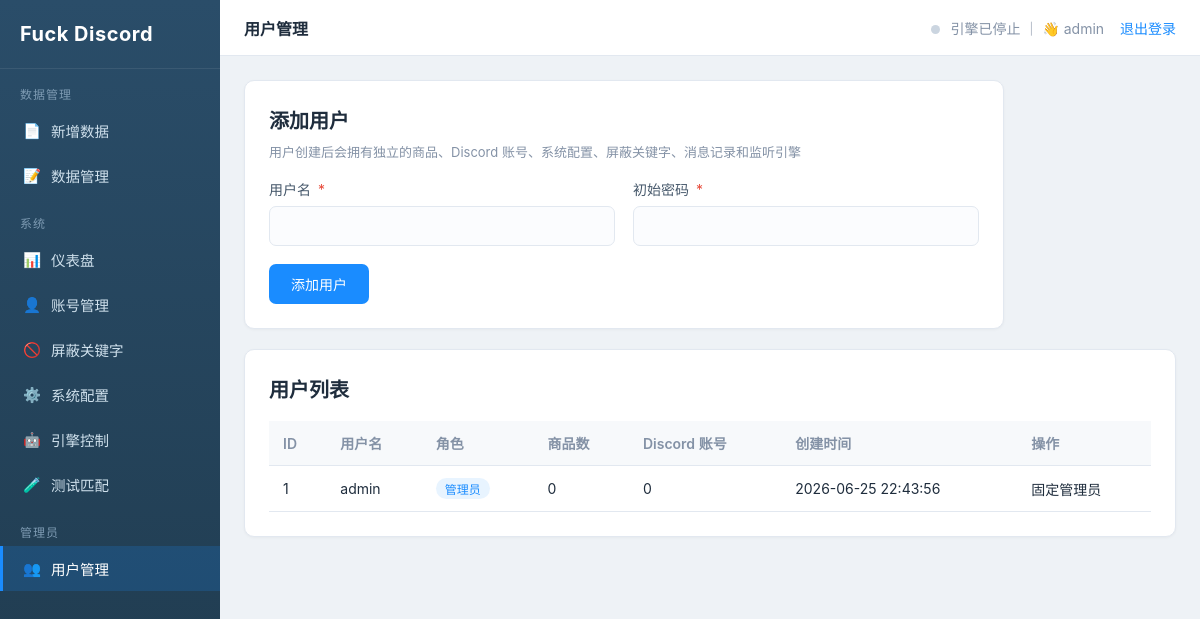
The app's page /users (signed in) with its own data.
### tables this page shows
CREATE TABLE users (
                id INTEGER PRIMARY KEY AUTOINCREMENT,
                username TEXT UNIQUE NOT NULL,
                password_hash TEXT NOT NULL,
                created_at TEXT NOT NULL
            , is_admin INTEGER NOT NULL DEFAULT 0);

### app.py (the view, shortened to what this page needs)
@app.route("/users", methods=["GET", "POST"])
@admin_required
def users():
    return render_template("users.html", users=store.list_users())

### app.py (called while the page is built)
def admin_required(view):
    @functools.wraps(view)
    def wrapped(*args, **kwargs):
        if not session.get("user") or not session.get("user_id"):
            session.clear()
            return redirect(url_for("login", next=request.path))
        if not session.get("is_admin"):
            abort(403)
        return view(*args, **kwargs)
    return wrapped

@app.context_processor
def inject_globals():
    engine_running = False
    if session.get("user_id"):
        engine_running = engine.running(session["user_id"])
    return {
        "current_user": session.get("user"),
        "current_user_id": session.get("user_id"),
        "is_admin": bool(session.get("is_admin")),
        "engine_running": engine_running,
        "upload_path": upload_path,
    }

### bot_engine.py (called while the page is built)
    def for_user(self, user_id):
        user_id = int(user_id)
        with self._lock:
            if user_id not in self._engines:
                self._engines[user_id] = BotEngine(user_id)
            return self._engines[user_id]

    def running(self, user_id):
        return self.for_user(user_id).running

### store.py (called while the page is built)
def _ensure_dirs():
    os.makedirs(os.path.dirname(DB_PATH), exist_ok=True)

@contextmanager
def get_conn():
    _ensure_dirs()
    conn = sqlite3.connect(DB_PATH, check_same_thread=False, timeout=15)
    conn.row_factory = sqlite3.Row
    conn.execute("PRAGMA journal_mode=WAL;")
    conn.execute("PRAGMA foreign_keys=ON;")
    try:
        yield conn
        conn.commit()
    finally:
        conn.close()

def list_users():
    with get_conn() as conn:
        return conn.execute(
            """SELECT u.*,
                      (SELECT COUNT(*) FROM products p WHERE p.user_id=u.id) AS product_count,
                      (SELECT COUNT(*) FROM accounts a WHERE a.user_id=u.id) AS account_count
               FROM users u
               ORDER BY u.is_admin DESC, u.id"""
        ).fetchall()

### templates/users.html (shortened to what this page needs)
{% extends "base.html" %}
{% set active = 'users' %}
{% block page_title %}用户管理{% endblock %}
{% block content %}
<div class="card" style="max-width:760px;">
  <h2>添加用户</h2>
  <div class="sub">用户创建后会拥有独立的商品、Discord 账号、系统配置、屏蔽关键字、消息记录和监听引擎</div>
  <form method="post">
    <div class="grid2">
      <div class="form-row">
        <label>用户名 <span class="req">*</span></label>
        <input type="text" name="username" required>
      </div>
      <div class="form-row">
        <label>初始密码 <span class="req">*</span></label>
        <input type="password" name="password" required>
      </div>
    </div>
    <button class="btn" type="submit">添加用户</button>
  </form>
</div>
<div class="card">
  <h2>用户列表</h2>
  {% if users %}
  <table>
    <thead>
      <tr>
        <th>ID</th><th>用户名</th><th>角色</th><th>商品数</th><th>Discord 账号</th><th>创建时间</th><th>操作</th>
      </tr>
    </thead>
    <tbody>
      {% for u in users %}
      <tr>
        <td>{{ u['id'] }}</td>
        <td>{{ u['username'] }}</td>
        <td>{% if u['is_admin'] %}<span class="tag">管理员</span>{% else %}<span class="tag off">用户</span>{% endif %}</td>
        <td>{{ u['product_count'] }}</td>
        <td>{{ u['account_count'] }}</td>
        <td>{{ u['created_at'] }}</td>
        <td>
          {% if not u['is_admin'] %}
          <form method="post" style="display:inline-flex; gap:6px; align-items:center;">
            <input type="hidden" name="action" value="reset_password">
            <input type="hidden" name="user_id" value="{{ u['id'] }}">
            <input type="password" name="password" placeholder="新密码" style="width:120px; padding:6px 8px;">
            <button class="btn btn-sm btn-secondary" type="submit">重置</button>
          </form>
          <form method="post" style="display:inline" onsubmit="return confirm('删除用户 {{ u['username'] }} 及其全部数据？');">
            <input type="hidden" name="action" value="delete">
            <input type="hidden" name="user_id" value="{{ u['id'] }}">
            <button class="btn btn-sm btn-danger" type="submit">删除</button>
          </form>
          {% else %}
          <span class="hint">固定管理员</span>
          {% endif %}
        </td>
      </tr>
      {% endfor %}
    </tbody>
  </table>
  {% else %}
  <div class="empty">暂无用户</div>
  {% endif %}
</div>
{% endblock %}

### templates/base.html (shortened to what this page needs)
<!DOCTYPE html>
<html lang="zh-CN">
<head>
  <link rel="stylesheet" href="{{ url_for('static', filename='style.css') }}">
</head>
<body>
<div class="layout">
  <aside class="sidebar">
    <div class="brand">Fuck Discord</div>
    <div class="nav-group-title">数据管理</div>
    <a class="nav-item {{ 'active' if active=='add' }}" href="{{ url_for('product_add') }}">
      <span class="ico">📄</span> 新增数据</a>
    <a class="nav-item {{ 'active' if active=='products' }}" href="{{ url_for('products') }}">
      <span class="ico">📝</span> 数据管理</a>
    <div class="nav-group-title">系统</div>
    <a class="nav-item {{ 'active' if active=='dashboard' }}" href="{{ url_for('dashboard') }}">
      <span class="ico">📊</span> 仪表盘</a>
    <a class="nav-item {{ 'active' if active=='accounts' }}" href="{{ url_for('accounts') }}">
      <span class="ico">👤</span> 账号管理</a>
    <a class="nav-item {{ 'active' if active=='blocked_keywords' }}" href="{{ url_for('blocked_keywords') }}">
      <span class="ico">🚫</span> 屏蔽关键字</a>
    <a class="nav-item {{ 'active' if active=='settings' }}" href="{{ url_for('settings') }}">
      <span class="ico">⚙️</span> 系统配置</a>
    <a class="nav-item {{ 'active' if active=='engine' }}" href="{{ url_for('engine_page') }}">
      <span class="ico">🤖</span> 引擎控制</a>
    <a class="nav-item {{ 'active' if active=='test' }}" href="{{ url_for('test_match') }}">
      <span class="ico">🧪</span> 测试匹配</a>
    {% if is_admin %}
    <div class="nav-group-title">管理员</div>
    <a class="nav-item {{ 'active' if active=='users' }}" href="{{ url_for('users') }}">
      <span class="ico">👥</span> 用户管理</a>
    {% endif %}
  </aside>
  <div class="main">
    <div class="topbar">
      <div class="page-title">{% block page_title %}{% endblock %}</div>
      <div class="user">
        <span class="status-dot {{ 'on' if engine_running else 'off' }}"></span>
        引擎{{ '运行中' if engine_running else '已停止' }}
        ｜ 👋 {{ current_user }}
        <a href="{{ url_for('logout') }}">退出登录</a>
      </div>
    </div>
    <div class="content">
      {% block content %}{% endblock %}
    </div>
  </div>
</div>
</body>
</html>

### static/style.css (style rules this page uses)
:root { --sidebar: #2a4d69; --sidebar-dark: #1f3a4d; --sidebar-active: #1a8cff; --primary: #1a8cff; --primary-dark: #1577d6; --bg: #eef2f6; --card: #ffffff; --border: #e2e8f0; --text: #1f2d3d; --muted: #8492a6; --danger: #e74c3c; --success: #2ecc71; }
* { box-sizing: border-box; }
body { margin: 0; font-family: -apple-system, "PingFang SC", "Microsoft YaHei", "Segoe UI", sans-serif; background: var(--bg); color: var(--text); }
a { text-decoration: none; color: inherit; }
.layout { display: flex; min-height: 100vh; }
.sidebar { width: 220px; background: linear-gradient(180deg, var(--sidebar), var(--sidebar-dark)); color: #cfe0ec; flex-shrink: 0; display: flex; flex-direction: column; }
.brand { font-size: 20px; font-weight: 700; color: #fff; padding: 22px 20px; letter-spacing: 0.5px; border-bottom: 1px solid rgba(255,255,255,0.08); }
.nav-group-title { font-size: 12px; color: #7e9bb3; padding: 16px 20px 6px; letter-spacing: 1px; }
.nav-item { display: flex; align-items: center; gap: 10px; padding: 12px 20px; color: #cfe0ec; font-size: 14.5px; cursor: pointer; border-left: 3px solid transparent; }
.nav-item.active { background: rgba(26,140,255,0.18); border-left-color: var(--sidebar-active); color: #fff; }
.nav-item .ico { width: 18px; text-align: center; }
.main { flex: 1; display: flex; flex-direction: column; min-width: 0; }
.topbar { height: 56px; background: var(--card); border-bottom: 1px solid var(--border); display: flex; align-items: center; justify-content: space-between; padding: 0 24px; }
.topbar .page-title { font-weight: 600; font-size: 16px; }
.topbar .user { color: var(--muted); font-size: 14px; }
.topbar .user a { color: var(--primary); margin-left: 12px; }
.content { padding: 24px; }
.card { background: var(--card); border-radius: 10px; border: 1px solid var(--border); box-shadow: 0 1px 3px rgba(0,0,0,0.04); padding: 24px; margin-bottom: 20px; }
.card h2 { margin: 0 0 18px; font-size: 20px; }
.card .sub { color: var(--muted); font-size: 13px; margin: -10px 0 18px; }
.form-row { margin-bottom: 18px; }
.form-row label { display: block; font-size: 14px; margin-bottom: 7px; color: #46586b; }
.form-row label .req { color: var(--danger); margin-left: 3px; }
.form-row input[type=text], .form-row input[type=password], .form-row input[type=number], .form-row textarea, .form-row select { width: 100%; padding: 11px 13px; border: 1px solid var(--border); border-radius: 7px; font-size: 14px; background: #fbfcfe; outline: none; }
.grid2 { display: grid; grid-template-columns: 1fr 1fr; gap: 18px; }
.btn { display: inline-block; padding: 10px 22px; border: none; border-radius: 7px; font-size: 14px; cursor: pointer; background: var(--primary); color: #fff; }
table { width: 100%; border-collapse: collapse; font-size: 14px; }
th, td { padding: 12px 14px; text-align: left; border-bottom: 1px solid var(--border); }
th { color: var(--muted); font-weight: 600; background: #f7f9fb; }
.tag { display: inline-block; padding: 2px 9px; border-radius: 20px; font-size: 12px; background: #e8f4ff; color: var(--primary); }
.status-dot { display:inline-block; width:9px; height:9px; border-radius:50%; margin-right:6px; }
.status-dot.off { background: #cbd5e0; }

### records on screen
users: username "admin", id "1", is_admin "管理员", product_count "0", account_count "0", created_at "2026-06-25 22:43:56"

### other values on screen
{{ '运行中' if engine_running else '已停止' }} "已停止"
